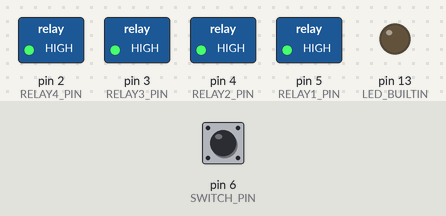
Bench run of a sketch on a simulated Arduino Uno, built with avr-gcc and run on an emulated ATmega328P. Shown: switched loads named in the sketch (green lamp = pin HIGH), output pins drawn as LEDs (lit = HIGH). The inputs (shaded band) are chosen by the test bench; at power-on: pin 6 (SWITCH_PIN) HIGH.

Above: at 3.2 s.
3.3 s: pin 6 (SWITCH_PIN) pulled LOW for 1.45 s
At 4.4 s:
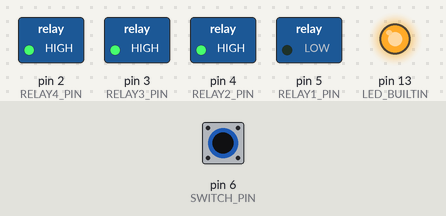
At 5.5 s:
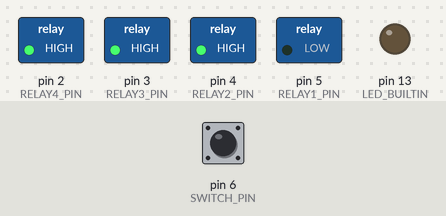
6.8 s: pin 6 (SWITCH_PIN) pulled LOW for 3.2 s
At 9.3 s:
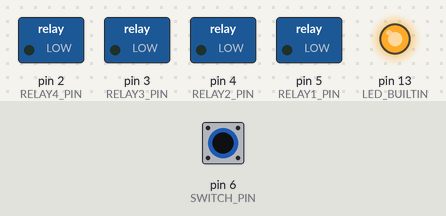
Timing chart, 0 to 13.5 s (numbered marks = the images above; inputs shaded):
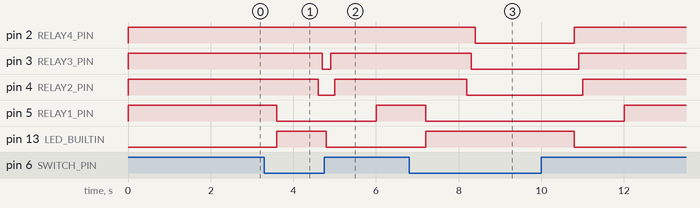

The sketch:

Work-switch.ino
```cpp
#define RELAY_OFF HIGH
#define RELAY_ON LOW
#define RELAY1_PIN 5
#define RELAY2_PIN 4
#define RELAY3_PIN 3
#define RELAY4_PIN 2
#define SWITCH_PIN 6
#define debounce 1

bool current_toggle_status = LOW;

void setup() {
  pinMode(RELAY1_PIN, OUTPUT);
  pinMode(RELAY2_PIN, OUTPUT);
  pinMode(RELAY3_PIN, OUTPUT);
  pinMode(RELAY4_PIN, OUTPUT);
  pinMode(LED_BUILTIN, OUTPUT);

  pinMode(SWITCH_PIN, INPUT_PULLUP);

  digitalWrite(RELAY1_PIN, RELAY_OFF);
  digitalWrite(RELAY2_PIN, RELAY_OFF);
  digitalWrite(RELAY3_PIN, RELAY_OFF);
  digitalWrite(RELAY4_PIN, RELAY_OFF);

}

void loop() {
  if(readToggleSwitch()){
    digitalWrite(LED_BUILTIN, HIGH);
    onSequence();
  }
  else{
    digitalWrite(LED_BUILTIN, LOW);
    offSequence();

  }
}


void onSequence(){
  digitalWrite(RELAY1_PIN, RELAY_ON);
  delay(1000);
  digitalWrite(RELAY2_PIN, RELAY_ON);
  delay(100);
  digitalWrite(RELAY3_PIN, RELAY_ON);
  delay(100);
  digitalWrite(RELAY4_PIN, RELAY_ON);
}

void offSequence(){
  digitalWrite(RELAY4_PIN, RELAY_OFF);
  delay(100);
  digitalWrite(RELAY3_PIN, RELAY_OFF);
  delay(100);
  digitalWrite(RELAY2_PIN, RELAY_OFF);
  delay(1000);
  digitalWrite(RELAY1_PIN, RELAY_OFF);
}

bool readToggleSwitch() {

  return !digitalRead(SWITCH_PIN); //Bypass debouncing. seems to not be needed.

  static long int elapse_time = 0;
  static bool transition_started = false;
  if (!digitalRead(SWITCH_PIN) != current_toggle_status && !transition_started) {
     // switch change detected  so start debounce cycle
     transition_started = true;
     elapse_time = millis();  // set start of debounce timer
  } else {
    if (transition_started) {
       // we are in the switch transition cycle so check if debounce period has elapsed
       if (millis() - elapse_time >= debounce) {
         // debounce period elapse  so assume switch has settled down after transition
         current_toggle_status  = !current_toggle_status;  // flip status
         transition_started = false;  // cease transition cycle
       }
     }
  }
  return current_toggle_status;
}
```

Measured:
- after the input at 3.3 s, pin 3 (RELAY3_PIN): HIGH → LOW after 1.4 s, → HIGH 0.20 s later; pin 4 (RELAY2_PIN): HIGH → LOW after 1.3 s, → HIGH 0.40 s later; pin 5 (RELAY1_PIN): HIGH → LOW after 0.30 s, → HIGH 2.4 s later; pin 13 (LED_BUILTIN): LOW → HIGH after 0.30 s, → LOW 1.2 s later
- after the input at 6.8 s, pin 2 (RELAY4_PIN): HIGH → LOW after 1.6 s, → HIGH 2.4 s later; pin 3 (RELAY3_PIN): HIGH → LOW after 1.5 s, → HIGH 2.6 s later; pin 4 (RELAY2_PIN): HIGH → LOW after 1.4 s, → HIGH 2.8 s later; pin 5 (RELAY1_PIN): HIGH → LOW after 0.40 s, → HIGH 4.8 s later; pin 13 (LED_BUILTIN): LOW → HIGH after 0.40 s, → LOW 3.6 s later
